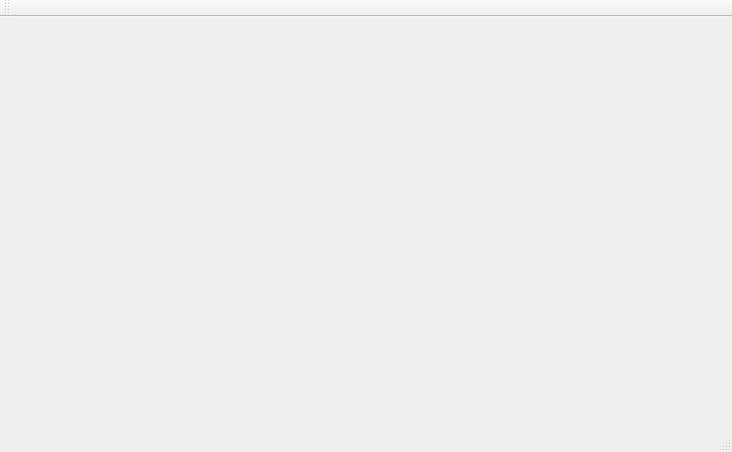
<?xml version="1.0" encoding="UTF-8"?>
<ui version="4.0">
 <class>MVCCamera</class>
 <widget class="QMainWindow" name="MVCCamera">
  <property name="geometry">
   <rect>
    <x>0</x>
    <y>0</y>
    <width>732</width>
    <height>452</height>
   </rect>
  </property>
  <property name="windowTitle">
   <string>MVCCamera</string>
  </property>
  <widget class="QWidget" name="centralWidget"/>
  <widget class="QMenuBar" name="menuBar">
   <property name="geometry">
    <rect>
     <x>0</x>
     <y>0</y>
     <width>732</width>
     <height>23</height>
    </rect>
   </property>
  </widget>
  <widget class="QToolBar" name="mainToolBar">
   <attribute name="toolBarArea">
    <enum>TopToolBarArea</enum>
   </attribute>
   <attribute name="toolBarBreak">
    <bool>false</bool>
   </attribute>
  </widget>
  <widget class="QStatusBar" name="statusBar"/>
  <action name="action">
   <property name="text">
    <string>连接</string>
   </property>
  </action>
 </widget>
 <layoutdefault spacing="6" margin="11"/>
 <resources/>
 <connections/>
</ui>
